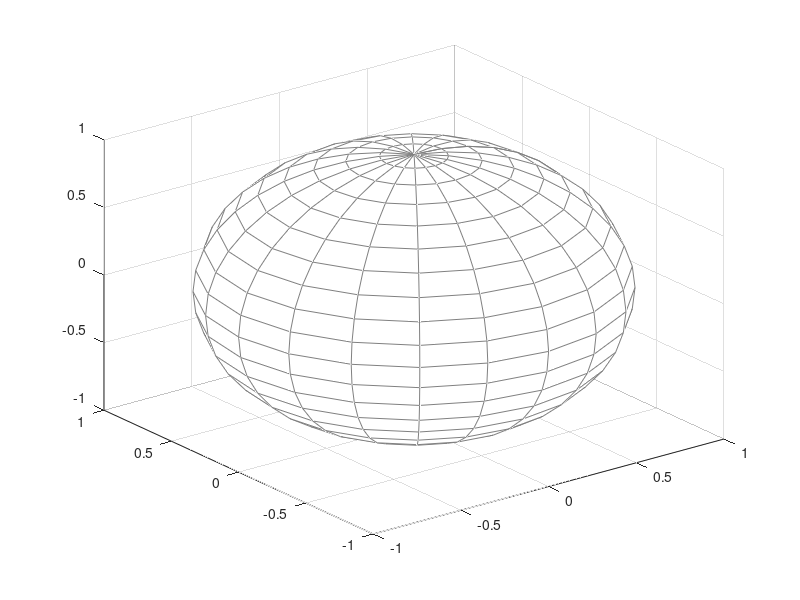

Recreate this plot in MATLAB. (Note: this script raises an error after producing the figure.)
% plot poincare sphere template
function SphereTemplate

N = 20;
[X,Y,Z] = sphere(N);
Hs = mesh(X,Y,Z,'facecolor','w','edgecolor',[0.5 0.5 0.5]);  % set grid facecolor to white
caxis([1.0 1.01]);  % set grid to appear like all one color
alpha(0.30);  % set opacity of sphere to 70%
axis equal;  % make the three axes equal so the ellipsoid looks like a sphere
set(gcf,'Renderer','opengl');
hold on;

% Draw x- and y- and z-axes
Hx = plot3([-1.5 1.5], [0 0], [0 0],'k-');
set(Hx,'linewidth',2,'linestyle','-','color','k');
ht_x = text(1.75,0,0,'+S_1','fontweight','bold','fontsize',12,'fontname','arial');
Hy = plot3([0 0], [-1.5 1.5], [0 0],'k-');
set(Hy,'linewidth',2,'linestyle','-','color','k');
ht_y = text(0.1,1.6,0,'+S_2','fontweight','bold','fontsize',12,'fontname','arial');
Hz = plot3([0 0], [0 0], [-1.5 1.5],'k-');
set(Hz,'linewidth',2,'linestyle','-','color','k');
ht_z = text(-0.05,0,1.35,'+S_3','fontweight','bold','fontsize',12,'fontname','arial');
ht_lcp = text(-0.05,0.0,1.1,'RCP','fontweight','bold','fontsize',12,'fontname','arial','color','k');

% Draw a bold circle about the equator (2*epsilon = 0)
x_e = (-1:.01:1);
for i = 1:length(x_e)
z_e(i) = 0;
y_e_p(i) = +sqrt(1 - x_e(i)^2);
y_e_n(i) = -sqrt(1 - x_e(i)^2);
end
He = plot3(x_e,y_e_p,z_e,'k-',x_e,y_e_n,z_e,'k-');
set(He,'linewidth',2,'color','k');

% Draw a bold circle about the prime meridian (2*theta = 0, 180)
y_pm = (-1:.01:1);
for i = 1:length(x_e)
x_pm(i) = 0;
z_pm_p(i) = +sqrt(1 - y_pm(i)^2);
z_pm_n(i) = -sqrt(1 - y_pm(i)^2);
end
Hpm = plot3(x_pm,y_pm,z_pm_p,'k-',x_pm,y_pm,z_pm_n,'k-');
set(Hpm,'linewidth',2,'color','k');